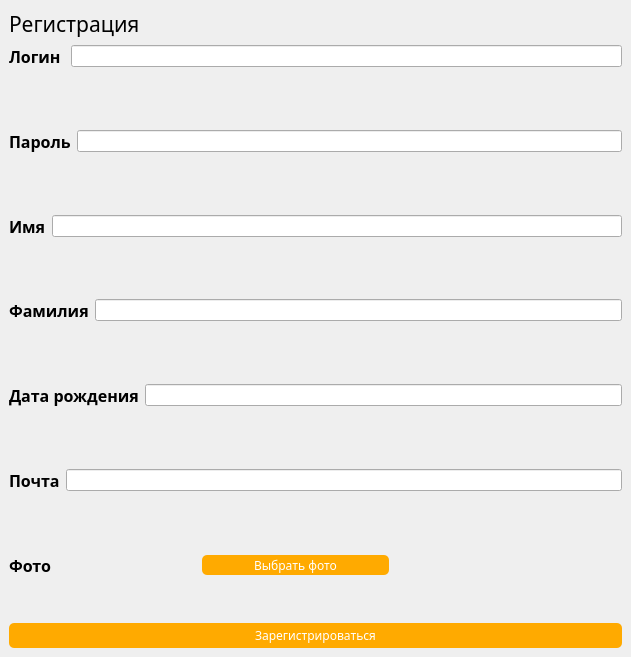
<?xml version="1.0" encoding="UTF-8"?>
<ui version="4.0">
 <class>Registration</class>
 <widget class="QMainWindow" name="Registration">
  <property name="geometry">
   <rect>
    <x>0</x>
    <y>0</y>
    <width>631</width>
    <height>657</height>
   </rect>
  </property>
  <property name="windowTitle">
   <string>Registration</string>
  </property>
  <property name="windowIcon">
   <iconset>
    <normaloff>new_acc_icon_png.png</normaloff>new_acc_icon_png.png</iconset>
  </property>
  <widget class="QWidget" name="centralwidget">
   <layout class="QVBoxLayout" name="verticalLayout_2" stretch="0,0,0,0">
    <item>
     <widget class="QLabel" name="label">
      <property name="sizePolicy">
       <sizepolicy hsizetype="Fixed" vsizetype="Fixed">
        <horstretch>0</horstretch>
        <verstretch>20</verstretch>
       </sizepolicy>
      </property>
      <property name="font">
       <font>
        <family>Franklin Gothic Medium</family>
        <pointsize>16</pointsize>
       </font>
      </property>
      <property name="text">
       <string>Регистрация</string>
      </property>
     </widget>
    </item>
    <item>
     <layout class="QVBoxLayout" name="verticalLayout">
      <item>
       <layout class="QHBoxLayout" name="horizontalLayout_6">
        <item>
         <widget class="QLabel" name="label_7">
          <property name="font">
           <font>
            <family>Franklin Gothic Book</family>
            <pointsize>12</pointsize>
            <weight>75</weight>
            <bold>true</bold>
           </font>
          </property>
          <property name="text">
           <string>Логин </string>
          </property>
         </widget>
        </item>
        <item>
         <widget class="QLineEdit" name="login"/>
        </item>
       </layout>
      </item>
      <item>
       <spacer name="verticalSpacer_5">
        <property name="orientation">
         <enum>Qt::Vertical</enum>
        </property>
        <property name="sizeType">
         <enum>QSizePolicy::Expanding</enum>
        </property>
        <property name="sizeHint" stdset="0">
         <size>
          <width>20</width>
          <height>40</height>
         </size>
        </property>
       </spacer>
      </item>
      <item>
       <layout class="QHBoxLayout" name="horizontalLayout_7">
        <item>
         <widget class="QLabel" name="label_8">
          <property name="font">
           <font>
            <family>Franklin Gothic Book</family>
            <pointsize>12</pointsize>
            <weight>75</weight>
            <bold>true</bold>
           </font>
          </property>
          <property name="text">
           <string>Пароль</string>
          </property>
         </widget>
        </item>
        <item>
         <widget class="QLineEdit" name="password">
          <property name="echoMode">
           <enum>QLineEdit::Password</enum>
          </property>
         </widget>
        </item>
       </layout>
      </item>
      <item>
       <spacer name="verticalSpacer_6">
        <property name="orientation">
         <enum>Qt::Vertical</enum>
        </property>
        <property name="sizeType">
         <enum>QSizePolicy::Expanding</enum>
        </property>
        <property name="sizeHint" stdset="0">
         <size>
          <width>20</width>
          <height>40</height>
         </size>
        </property>
       </spacer>
      </item>
      <item>
       <layout class="QHBoxLayout" name="horizontalLayout">
        <item>
         <widget class="QLabel" name="label_2">
          <property name="font">
           <font>
            <family>Franklin Gothic Book</family>
            <pointsize>12</pointsize>
            <weight>75</weight>
            <bold>true</bold>
           </font>
          </property>
          <property name="text">
           <string>Имя</string>
          </property>
         </widget>
        </item>
        <item>
         <widget class="QLineEdit" name="name"/>
        </item>
       </layout>
      </item>
      <item>
       <spacer name="verticalSpacer">
        <property name="orientation">
         <enum>Qt::Vertical</enum>
        </property>
        <property name="sizeType">
         <enum>QSizePolicy::Expanding</enum>
        </property>
        <property name="sizeHint" stdset="0">
         <size>
          <width>20</width>
          <height>40</height>
         </size>
        </property>
       </spacer>
      </item>
      <item>
       <layout class="QHBoxLayout" name="horizontalLayout_2">
        <item>
         <widget class="QLabel" name="label_3">
          <property name="font">
           <font>
            <family>Franklin Gothic Book</family>
            <pointsize>12</pointsize>
            <weight>75</weight>
            <bold>true</bold>
           </font>
          </property>
          <property name="text">
           <string>Фамилия</string>
          </property>
         </widget>
        </item>
        <item>
         <widget class="QLineEdit" name="surname"/>
        </item>
       </layout>
      </item>
      <item>
       <spacer name="verticalSpacer_2">
        <property name="orientation">
         <enum>Qt::Vertical</enum>
        </property>
        <property name="sizeType">
         <enum>QSizePolicy::Expanding</enum>
        </property>
        <property name="sizeHint" stdset="0">
         <size>
          <width>20</width>
          <height>40</height>
         </size>
        </property>
       </spacer>
      </item>
      <item>
       <layout class="QHBoxLayout" name="horizontalLayout_3">
        <item>
         <widget class="QLabel" name="label_4">
          <property name="font">
           <font>
            <family>Franklin Gothic Book</family>
            <pointsize>12</pointsize>
            <weight>75</weight>
            <bold>true</bold>
           </font>
          </property>
          <property name="text">
           <string>Дата рождения</string>
          </property>
         </widget>
        </item>
        <item>
         <widget class="QLineEdit" name="birth"/>
        </item>
       </layout>
      </item>
      <item>
       <spacer name="verticalSpacer_3">
        <property name="orientation">
         <enum>Qt::Vertical</enum>
        </property>
        <property name="sizeType">
         <enum>QSizePolicy::Expanding</enum>
        </property>
        <property name="sizeHint" stdset="0">
         <size>
          <width>20</width>
          <height>40</height>
         </size>
        </property>
       </spacer>
      </item>
      <item>
       <layout class="QHBoxLayout" name="horizontalLayout_4">
        <item>
         <widget class="QLabel" name="label_5">
          <property name="font">
           <font>
            <family>Franklin Gothic Book</family>
            <pointsize>12</pointsize>
            <weight>75</weight>
            <bold>true</bold>
           </font>
          </property>
          <property name="text">
           <string>Почта</string>
          </property>
         </widget>
        </item>
        <item>
         <widget class="QLineEdit" name="email"/>
        </item>
       </layout>
      </item>
      <item>
       <spacer name="verticalSpacer_4">
        <property name="orientation">
         <enum>Qt::Vertical</enum>
        </property>
        <property name="sizeType">
         <enum>QSizePolicy::Expanding</enum>
        </property>
        <property name="sizeHint" stdset="0">
         <size>
          <width>20</width>
          <height>40</height>
         </size>
        </property>
       </spacer>
      </item>
      <item>
       <layout class="QHBoxLayout" name="horizontalLayout_5">
        <item>
         <widget class="QLabel" name="label_6">
          <property name="font">
           <font>
            <family>Franklin Gothic Book</family>
            <pointsize>12</pointsize>
            <weight>75</weight>
            <bold>true</bold>
           </font>
          </property>
          <property name="text">
           <string>Фото</string>
          </property>
         </widget>
        </item>
        <item>
         <widget class="QPushButton" name="photo">
          <property name="minimumSize">
           <size>
            <width>0</width>
            <height>20</height>
           </size>
          </property>
          <property name="font">
           <font>
            <family>Franklin Gothic Medium</family>
            <weight>50</weight>
            <bold>false</bold>
           </font>
          </property>
          <property name="styleSheet">
           <string notr="true">color: rgb(255, 255, 255);
background-color: rgb(255, 170, 0);
border-radius:5px;</string>
          </property>
          <property name="text">
           <string>Выбрать фото</string>
          </property>
         </widget>
        </item>
        <item>
         <spacer name="horizontalSpacer">
          <property name="orientation">
           <enum>Qt::Horizontal</enum>
          </property>
          <property name="sizeType">
           <enum>QSizePolicy::Fixed</enum>
          </property>
          <property name="sizeHint" stdset="0">
           <size>
            <width>40</width>
            <height>5</height>
           </size>
          </property>
         </spacer>
        </item>
        <item>
         <widget class="QLabel" name="description">
          <property name="text">
           <string/>
          </property>
         </widget>
        </item>
       </layout>
      </item>
     </layout>
    </item>
    <item>
     <spacer name="verticalSpacer_7">
      <property name="orientation">
       <enum>Qt::Vertical</enum>
      </property>
      <property name="sizeType">
       <enum>QSizePolicy::Fixed</enum>
      </property>
      <property name="sizeHint" stdset="0">
       <size>
        <width>20</width>
        <height>40</height>
       </size>
      </property>
     </spacer>
    </item>
    <item>
     <widget class="QPushButton" name="to_registr">
      <property name="minimumSize">
       <size>
        <width>0</width>
        <height>25</height>
       </size>
      </property>
      <property name="font">
       <font>
        <family>Franklin Gothic Medium</family>
       </font>
      </property>
      <property name="styleSheet">
       <string notr="true">color: rgb(255, 255, 255);
background-color: rgb(255, 170, 0);
border-radius:5px;</string>
      </property>
      <property name="text">
       <string>Зарегистрироваться</string>
      </property>
     </widget>
    </item>
   </layout>
  </widget>
 </widget>
 <resources/>
 <connections/>
</ui>
